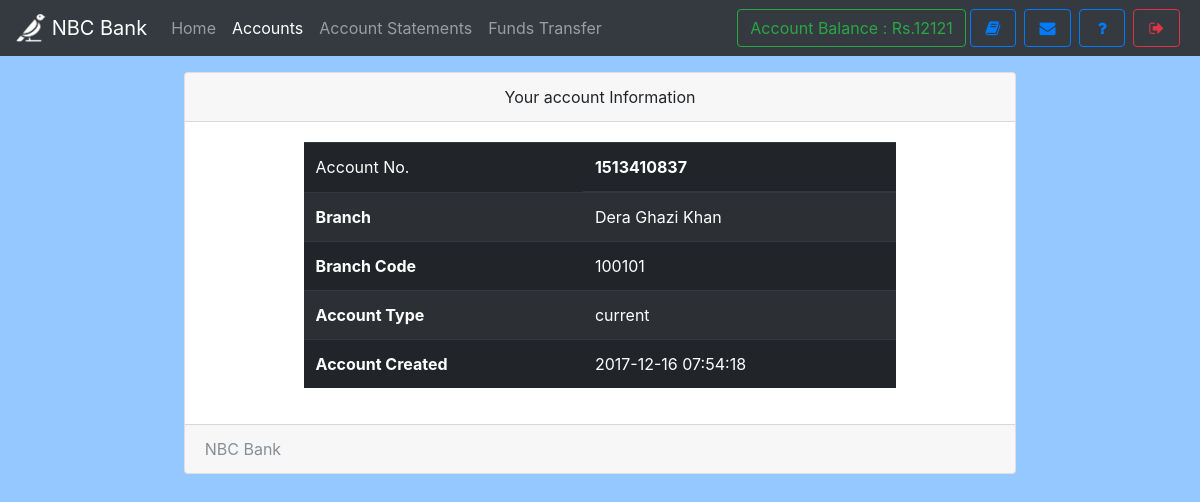
Before: /accounts.php (signed in) with the older database file.
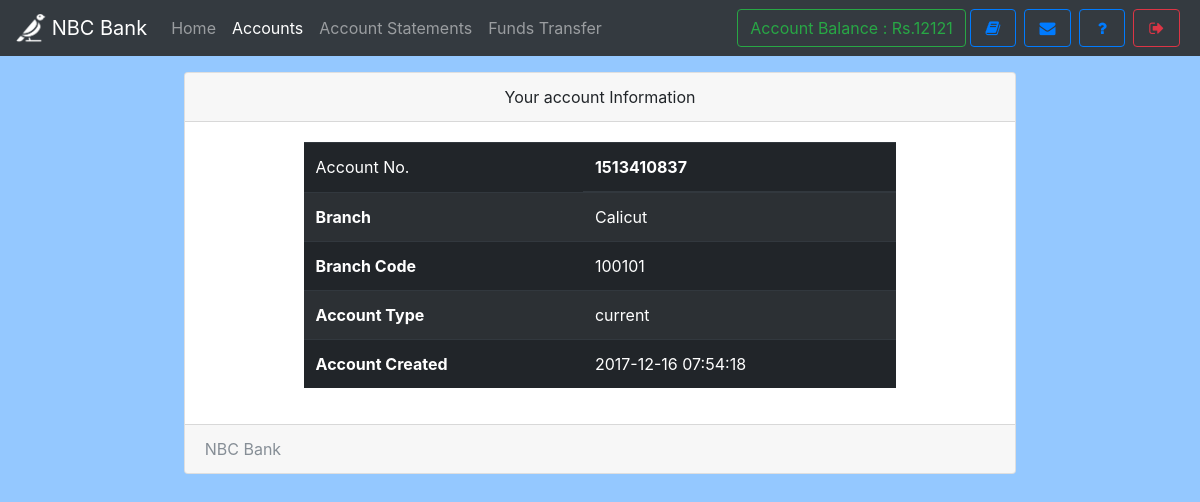
After: the same page with the newer database file.
### tables this page shows
CREATE TABLE `useraccounts` (
  `id` int(11) NOT NULL,
  `email` text NOT NULL,
  `password` text NOT NULL,
  `name` varchar(111) NOT NULL,
  `balance` varchar(111) NOT NULL,
  `cnic` varchar(111) NOT NULL,
  `number` varchar(111) NOT NULL,
  `city` varchar(111) NOT NULL,
  `address` varchar(111) NOT NULL,
  `source` varchar(111) NOT NULL,
  `accountNo` varchar(111) NOT NULL,
  `branch` varchar(111) NOT NULL,
  `accountType` varchar(111) NOT NULL,
  `date` timestamp NOT NULL DEFAULT CURRENT_TIMESTAMP
);

CREATE TABLE `branch` (
  `branchId` int(11) NOT NULL,
  `branchNo` varchar(111) NOT NULL,
  `branchName` varchar(111) NOT NULL
);

### assets/db.php (called while the page is built, shortened)
<?php
    $con = new mysqli('localhost','root','','mybank');
    $ar = $con->query("select * from userAccounts,branch where id = '$_SESSION[userId]' AND userAccounts.branch = branch.branchId");
    $userData = $ar->fetch_assoc();
?>

### accounts.php (the view, shortened to what this page needs)
<!DOCTYPE html>
<html>
<head>
  <?php require 'assets/autoloader.php'; ?>
  <?php require 'assets/db.php'; ?>
</head>
<body style="background:#94c8ff;background-size: 100%">
<nav class="navbar navbar-expand-lg navbar-dark bg-dark fixed-top">
 <a class="navbar-brand" href="#">
    <img src="images/Untitled_design-removebg-preview.png" width="30" height="30" class="d-inline-block align-top" alt="">
   <?php echo bankName; ?>
  </a>
  <div class="collapse navbar-collapse" id="navbarSupportedContent">
    <ul class="navbar-nav mr-auto">
      <li class="nav-item ">
        <a class="nav-link " href="index.php">Home <span class="sr-only">(current)</span></a>
      </li>
      <li class="nav-item active ">  <a class="nav-link" href="accounts.php">Accounts</a></li>
      <li class="nav-item ">  <a class="nav-link" href="statements.php">Account Statements</a></li>
      <li class="nav-item ">  <a class="nav-link" href="transfer.php">Funds Transfer</a></li>
    </ul>
    <?php include 'sideButton.php'; ?>
  </div>
</nav><br><br><br>
<div class="container">
  <div class="card  w-75 mx-auto">
  <div class="card-header text-center">
    Your account Information
  </div>
  <div class="card-body">
    <table class="table table-striped table-dark w-75 mx-auto">
  <thead>
    <tr>
      <td scope="col">Account No.</td>
      <th scope="col"><?php echo $userData['accountNo']; ?></th>
    </tr>
  </thead>
  <tbody>
    <tr>
      <th scope="row">Branch</th>
      <td><?php echo $userData['branchName']; ?></td>
    </tr>
    <tr>
      <th scope="row">Branch Code</th>
      <td><?php echo $userData['branchNo']; ?></td>
    </tr>
    <tr>
      <th scope="row">Account Type</th>
      <td><?php echo $userData['accountType']; ?></td>
    </tr>
    <tr>
      <th scope="row">Account Created</th>
      <td><?php echo $userData['date']; ?></td>
    </tr>
  </tbody>
</table>
  </div>
  <div class="card-footer text-muted">
   <?php echo bankName ?>
  </div>
</div>
</div>
</body>
</html>

### sideButton.php
<form class="form-inline my-2 my-lg-0">
        <a href="" class="btn btn-outline-success" data-toggle="tooltip" title="Your current Account Balance">Account Balance : Rs.<?php echo $userData['balance']; ?></a>
        <a href="accounts.php" data-toggle="tooltip" title="Account Summary" class="btn btn-outline-primary mx-1" ><i class="fa fa-book fa-fw"></i></a>
        <a href="notice.php" data-toggle="tooltip" title="View Notice" class="btn btn-outline-primary mx-1" ><i class="fa fa-envelope fa-fw"></i></a>
        <a href="feedback.php" data-toggle="tooltip" title="Help?" class="btn btn-outline-primary mx-1" ><i class="fa fa-question fa-fw"></i></a>
        <a href="logout.php" data-toggle="tooltip" title="Logout" class="btn btn-outline-danger mx-1" ><i class="fa fa-sign-out fa-fw"></i></a>
</form>

Changed rows visible on the page:
changed through a linked row, useraccounts "current": branch.branchName "Dera Ghazi Khan" → "Calicut"
